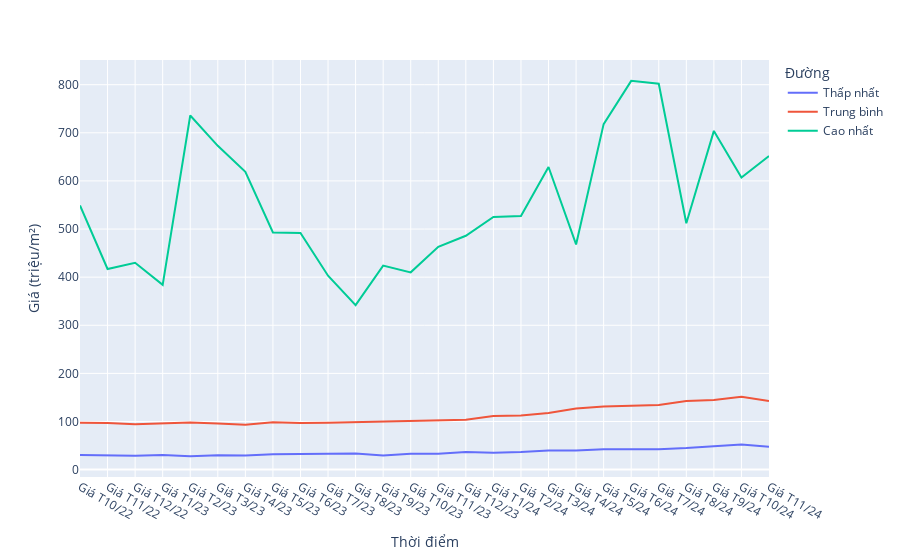

This figure's notebook cell:
### Code cell
fig.show()

### Figure 1 — Plotly figure (JSON) as saved in the notebook; plotly's stock layout.template omitted (floating-point values rounded to 4 significant figures)
{"data": [{"hovertemplate": "Đường=Thấp nhất<br>Thời điểm=%{x}<br>Giá (triệu/m²)=%{y}<extra></extra>", "legendgroup": "Thấp nhất", "line": {"color": "#636efa", "dash": "solid"}, "marker": {"symbol": "circle"}, "mode": "lines", "name": "Thấp nhất", "orientation": "v", "showlegend": true, "type": "scatter", "x": ["Giá T10/22", "Giá T11/22", "Giá T12/22", "Giá T1/23", "Giá T2/23", "Giá T3/23", "Giá T4/23", "Giá T5/23", "Giá T6/23", "Giá T7/23", "Giá T8/23", "Giá T9/23", "Giá T10/23", "Giá T11/23", "Giá T12/23", "Giá T1/24", "Giá T2/24", "Giá T3/24", "Giá T4/24", "Giá T5/24", "Giá T6/24", "Giá T7/24", "Giá T8/24", "Giá T9/24", "Giá T10/24", "Giá T11/24"], "xaxis": "x", "y": [30.2, 30, 29, 30.6, 28, 29.7, 29.3, 31.9, 32.6, 31.9, 33.6, 29.1, 33, 33.2, 36.5, 35, 36.6, 40, 40, 42.6, 43, 42.6, 44.8, 48.5, 52, 47.39], "yaxis": "y"}, {"hovertemplate": "Đường=Trung bình<br>Thời điểm=%{x}<br>Giá (triệu/m²)=%{y}<extra></extra>", "legendgroup": "Trung bình", "line": {"color": "#EF553B", "dash": "solid"}, "marker": {"symbol": "circle"}, "mode": "lines", "name": "Trung bình", "orientation": "v", "showlegend": true, "type": "scatter", "x": ["Giá T10/22", "Giá T11/22", "Giá T12/22", "Giá T1/23", "Giá T2/23", "Giá T3/23", "Giá T4/23", "Giá T5/23", "Giá T6/23", "Giá T7/23", "Giá T8/23", "Giá T9/23", "Giá T10/23", "Giá T11/23", "Giá T12/23", "Giá T1/24", "Giá T2/24", "Giá T3/24", "Giá T4/24", "Giá T5/24", "Giá T6/24", "Giá T7/24", "Giá T8/24", "Giá T9/24", "Giá T10/24", "Giá T11/24"], "xaxis": "x", "y": [97.63, 97.15, 94.44, 96.7, 98.01, 96.08, 93.31, 98.36, 97.02, 97.62, 98.66, 100.3, 101.8, 102.5, 103.7, 111.5, 112.4, 117.8, 126.9, 131.4, 133.6, 134.4, 142.6, 144.5, 151.7, 142.8], "yaxis": "y"}, {"hovertemplate": "Đường=Cao nhất<br>Thời điểm=%{x}<br>Giá (triệu/m²)=%{y}<extra></extra>", "legendgroup": "Cao nhất", "line": {"color": "#00cc96", "dash": "solid"}, "marker": {"symbol": "circle"}, "mode": "lines", "name": "Cao nhất", "orientation": "v", "showlegend": true, "type": "scatter", "x": ["Giá T10/22", "Giá T11/22", "Giá T12/22", "Giá T1/23", "Giá T2/23", "Giá T3/23", "Giá T4/23", "Giá T5/23", "Giá T6/23", "Giá T7/23", "Giá T8/23", "Giá T9/23", "Giá T10/23", "Giá T11/23", "Giá T12/23", "Giá T1/24", "Giá T2/24", "Giá T3/24", "Giá T4/24", "Giá T5/24", "Giá T6/24", "Giá T7/24", "Giá T8/24", "Giá T9/24", "Giá T10/24", "Giá T11/24"], "xaxis": "x", "y": [549, 417, 430, 384, 736, 673, 619, 493, 492, 403, 342, 424, 410, 463, 486, 525, 527, 629, 468, 718, 808, 802, 512, 704, 607, 651.8], "yaxis": "y"}], "layout": {"legend": {"title": {"text": "Đường"}, "tracegroupgap": 0}, "margin": {"t": 60}, "xaxis": {"anchor": "y", "domain": [0, 1], "title": {"text": "Thời điểm"}}, "yaxis": {"anchor": "x", "domain": [0, 1], "title": {"text": "Giá (triệu/m²)"}}}}
